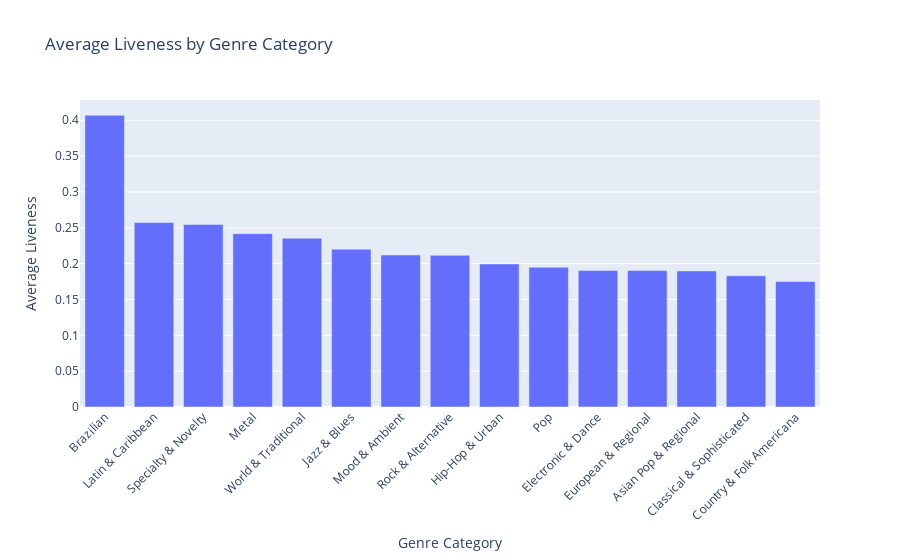
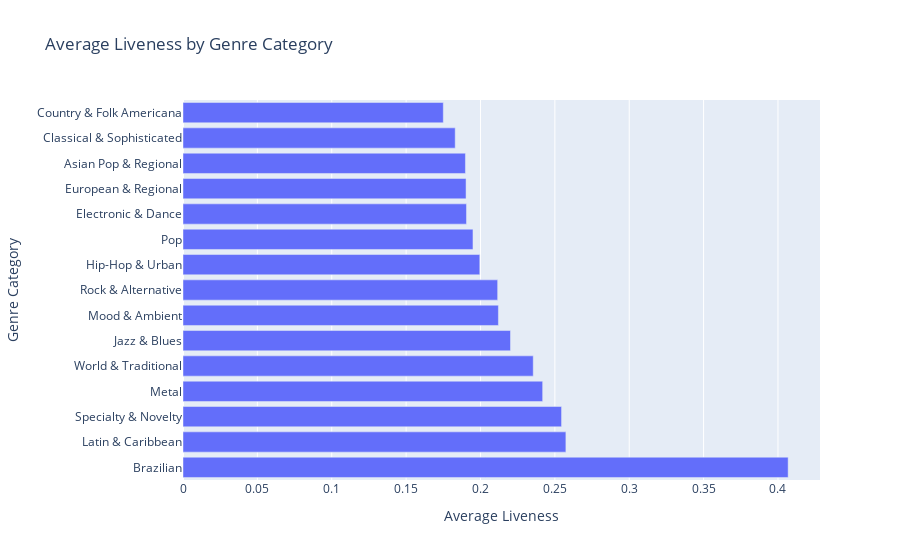

The notebook cell these images were saved under, in order:
### Code cell
# Redo visualization

# Create a mapping from individual genres to categories
genre_to_category = {}
for category, genres in genre_dict.items():
    for genre in genres:
        genre_to_category[genre] = category

# Add a new column with the broader category
df['genre_category'] = df['track_genre'].map(genre_to_category)

# Calculate average liveness by genre category
liveness_by_category = df.groupby('genre_category')['liveness'].mean().reset_index()

# Sort by liveness
liveness_by_category = liveness_by_category.sort_values('liveness', ascending=False)

# Create bar chart with categories
fig = px.bar(liveness_by_category, 
             x='genre_category', 
             y='liveness',
             title='Average Liveness by Genre Category',
             labels={'genre_category': 'Genre Category', 'liveness': 'Average Liveness'})

# Rotate x-axis labels for readability
fig.update_layout(xaxis_tickangle=-45)

fig.show()

# Alternative: Horizontal bar chart (easier to read)
fig = px.bar(liveness_by_category, 
             x='liveness', 
             y='genre_category',
             orientation='h',
             title='Average Liveness by Genre Category',
             labels={'genre_category': 'Genre Category', 'liveness': 'Average Liveness'})

fig.show()

### Figure 1 — Plotly figure (JSON) as saved in the notebook; plotly's stock layout.template omitted (floating-point values rounded to 4 significant figures)
{"data": [{"hovertemplate": "Genre Category=%{x}<br>Average Liveness=%{y}<extra></extra>", "legendgroup": "", "marker": {"color": "#636efa", "pattern": {"shape": ""}}, "name": "", "orientation": "v", "showlegend": false, "textposition": "auto", "type": "bar", "x": ["Brazilian", "Latin & Caribbean", "Specialty & Novelty", "Metal", "World & Traditional", "Jazz & Blues", "Mood & Ambient", "Rock & Alternative", "Hip-Hop & Urban", "Pop", "Electronic & Dance", "European & Regional", "Asian Pop & Regional", "Classical & Sophisticated", "Country & Folk Americana"], "xaxis": "x", "y": [0.4068, 0.2574, 0.2545, 0.2418, 0.2355, 0.2202, 0.212, 0.2115, 0.1995, 0.195, 0.1906, 0.1903, 0.1899, 0.183, 0.175], "yaxis": "y"}], "layout": {"barmode": "relative", "legend": {"tracegroupgap": 0}, "title": {"text": "Average Liveness by Genre Category"}, "xaxis": {"anchor": "y", "domain": [0, 1], "tickangle": -45, "title": {"text": "Genre Category"}}, "yaxis": {"anchor": "x", "domain": [0, 1], "title": {"text": "Average Liveness"}}}}

### Figure 2 — Plotly figure (JSON) as saved in the notebook; plotly's stock layout.template omitted (floating-point values rounded to 4 significant figures)
{"data": [{"hovertemplate": "Average Liveness=%{x}<br>Genre Category=%{y}<extra></extra>", "legendgroup": "", "marker": {"color": "#636efa", "pattern": {"shape": ""}}, "name": "", "orientation": "h", "showlegend": false, "textposition": "auto", "type": "bar", "x": [0.4068, 0.2574, 0.2545, 0.2418, 0.2355, 0.2202, 0.212, 0.2115, 0.1995, 0.195, 0.1906, 0.1903, 0.1899, 0.183, 0.175], "xaxis": "x", "y": ["Brazilian", "Latin & Caribbean", "Specialty & Novelty", "Metal", "World & Traditional", "Jazz & Blues", "Mood & Ambient", "Rock & Alternative", "Hip-Hop & Urban", "Pop", "Electronic & Dance", "European & Regional", "Asian Pop & Regional", "Classical & Sophisticated", "Country & Folk Americana"], "yaxis": "y"}], "layout": {"barmode": "relative", "legend": {"tracegroupgap": 0}, "title": {"text": "Average Liveness by Genre Category"}, "xaxis": {"anchor": "y", "domain": [0, 1], "title": {"text": "Average Liveness"}}, "yaxis": {"anchor": "x", "domain": [0, 1], "title": {"text": "Genre Category"}}}}
